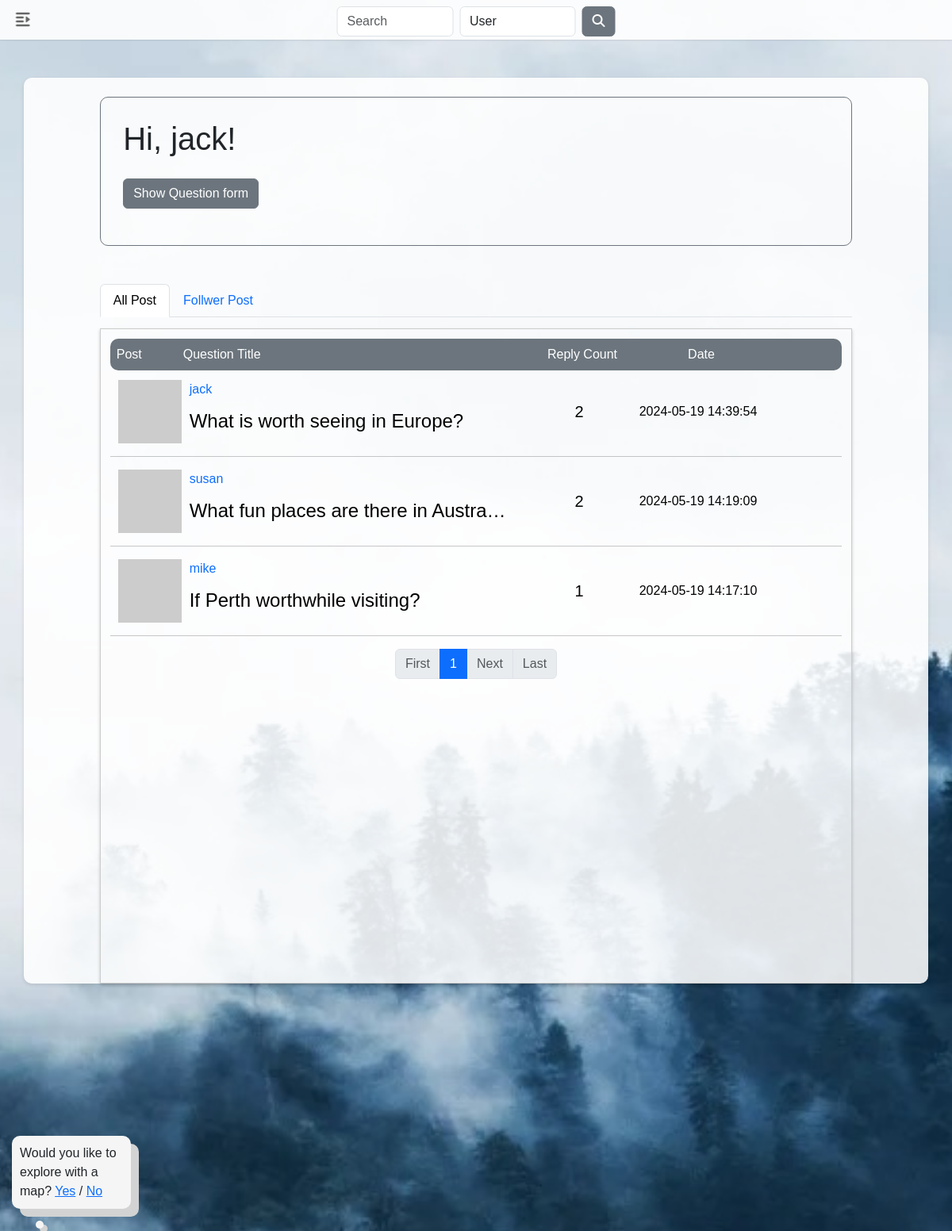
The page /index (signed in) on the database its author committed.
### app/models.py (models this page shows, shortened)
class User(UserMixin, db.Model):
  id: so.Mapped[int] = so.mapped_column(primary_key=True)
  username: so.Mapped[str] = so.mapped_column(sa.String(64), index=True,unique=True)
  email: so.Mapped[str] = so.mapped_column(sa.String(120), index=True, unique=True)
  password_hash: so.Mapped[Optional[str]] = so.mapped_column(sa.String(256))
  avatar_path: so.Mapped[str] = so.mapped_column(sa.String(256), nullable = True)
  notifications: so.WriteOnlyMapped['Notification'] = so.relationship(
        back_populates='user', passive_deletes=True)
  posts: so.WriteOnlyMapped['Post'] = so.relationship("Post",
    back_populates='author', lazy='dynamic', passive_deletes=True,cascade='all, delete-orphan')
  replies: so.Mapped[list['Reply']] = so.relationship("Reply", back_populates="user",lazy='dynamic', cascade='all, delete-orphan', passive_deletes=True)
  about_me: so.Mapped[Optional[str]] = so.mapped_column(sa.String(140))
  last_seen: so.Mapped[Optional[datetime]] = so.mapped_column(
    default=lambda: datetime.now())
  last_message_read_time: so.Mapped[Optional[datetime]]
  following: so.WriteOnlyMapped['User'] = so.relationship(
    secondary=followers, primaryjoin=(followers.c.follower_id == id),
    secondaryjoin=(followers.c.followed_id == id),
    back_populates='followers', passive_deletes=True, cascade='all')
  followers: so.WriteOnlyMapped['User'] = so.relationship(
    secondary=followers, primaryjoin=(followers.c.followed_id == id),
    secondaryjoin=(followers.c.follower_id == id),
    back_populates='following', passive_deletes=True, cascade='all')
  messages_sent: so.WriteOnlyMapped['Message'] = so.relationship( foreign_keys='Message.sender_id', back_populates='author', passive_deletes=True)
  messages_received: so.WriteOnlyMapped['Message'] = so.relationship( foreign_keys='Message.recipient_id', back_populates='recipient', passive_deletes=True)
  def unread_message_count(self):
    last_read_time = self.last_message_read_time or datetime(1900, 1, 1)
    query = sa.select(Message).where(Message.recipient == self, Message.timestamp > last_read_time)
    return db.session.scalar(sa.select(sa.func.count()).select_from(query.subquery()))
  def avatar(self, size):
    if self.avatar_path:
        return url_for('main.uploaded_avatars', filename=self.avatar_path)
    else:
        digest = md5(self.email.lower().encode('utf-8')).hexdigest()
        return f'https://www.gravatar.com/avatar/{digest}?d=identicon&s={size}'
  def following_posts_only(self):
    Author = so.aliased(User)
    Follower = so.aliased(User)
    return (
      sa.select(Post)
      .join(Post.author.of_type(Author))
      .join(Author.followers.of_type(Follower), isouter=True)
      .where(sa.or_(
        Follower.id == self.id,
      ))
      .group_by(Post)
      .order_by(Post.timestamp.desc())
    )

class Post(db.Model):
    id: so.Mapped[int] = so.mapped_column(primary_key=True)
    title: so.Mapped[str] = so.mapped_column(sa.String(140))
    content: so.Mapped[str] = so.mapped_column(sa.Text, nullable=False)
    timestamp: so.Mapped[datetime] = so.mapped_column(
        index=True, default=lambda: datetime.now())
    user_id: so.Mapped[int] = so.mapped_column(sa.ForeignKey(User.id), index=True)
    author: so.Mapped[User] = so.relationship(back_populates='posts')
    replies: so.WriteOnlyMapped['Reply'] = so.relationship('Reply', back_populates='post', cascade='all, delete-orphan')
    def replies_count(self):
        return db.session.query(sa.func.count(Reply.id)).filter(Reply.post_id == self.id).scalar()

### app/routes.py (the view)
@main.route('/index', methods=['GET', 'POST'])
@login_required
def index():
	form = PostForm()
	if form.validate_on_submit():
		post = Post(title=form.title.data, content=form.content.data, author=current_user)
		current_user.timestamp = datetime.now()
		db.session.add(post)
		db.session.commit()
		return redirect(url_for('main.index'))
	search_form = SearchForm()
	page = request.args.get('page', 1, type=int)
	all_post_query = sa.select(Post).order_by(Post.timestamp.desc())
	all_posts = db.paginate(all_post_query, per_page=current_app.config['POSTS_PER_PAGE'], error_out=False)
	follow_posts = db.paginate(current_user.following_posts_only(),
													 per_page=current_app.config['POSTS_PER_PAGE'], error_out=False)
	next_url_all = url_for('main.index', page=all_posts.next_num) \
		if all_posts.has_next else None
	prev_url_all = url_for('main.index', page=all_posts.prev_num) \
		if all_posts.has_prev else None
	next_url_follow = url_for('main.index', page=follow_posts.next_num) \
		if follow_posts.has_next else None
	prev_url_follow = url_for('main.index', page=follow_posts.prev_num) \
		if follow_posts.has_prev else None
	return render_template('index.html', title='Home', form=form,
    all_posts=all_posts, follow_posts=follow_posts,
		next_url_all=next_url_all, prev_url_all=prev_url_all,
		prev_url_follow=prev_url_follow, next_url_follow=next_url_follow,
		search_form=search_form)

### app/templates/index.html (shortened to what this page needs)
{% extends "base.html" %}
{% block styles %}
<link rel="stylesheet" href="{{ url_for('static', filename='index.css') }}">
<link href="https://api.mapbox.com/mapbox-gl-js/v3.3.0/mapbox-gl.css" rel="stylesheet">
{% endblock %}
{% block content %}
<div class="container mt-5 sm-2 md-3 mb-2 index-container">
	<div class="index-page">
		<div class="questionform">
		<h1>Hi, {{ current_user.username }}!</h1>
		<button id="displayPostBtn" style="margin-top:2%; margin-bottom:2%" type="button" onclick="displayPostForm()"
			class="btn btn-secondary" >Show Question form</button>
	</div>
		<ul class="nav nav-tabs" style="cursor:pointer">
			<li class="nav-item" style="color:#2e59a7">
				<a class="nav-link active" aria-current="page" onclick="showTab(event, 'tab1')" >All Post</a>
			</li>
			<li class="nav-item" style="color:#2e59a7">
				<a class="nav-link" onclick="showTab(event, 'tab2')" >Follwer Post</a>
			</li>
		</ul>
		<div class="tabs-container">
			<div id="tab1" class="index-tabcontent" style="display: block;">
				<div class="index-tabcontent-post">
					<div class="index-tabcontent-post-title">
						<div class="index-title-left">
							Post
						</div>
						<div class="index-title-middle">
							<div class="index-post-title">
								Question Title
							</div>
						</div>
						<div class="index-title-right">
							<div class="index-title-count">
								Reply Count
							</div>
							<div class="index-title-date">
								Date
							</div>
						</div>
					</div>
					{% if all_posts.items %}
					{% for post in all_posts %}
					{% include '_post_list.html' %}
					{% endfor %}
					<nav aria-label="Page navigation example">
						<ul class="pagination justify-content-center">
							{% if all_posts.has_prev %}
							<li class="page-item"><a class="page-link" href="{{ url_for('main.index', page=1) }}">First</a></li>
							<li class="page-item"><a class="page-link" href="{{ url_for('main.index', page=all_posts.prev_num) }}">Prev</a>
							</li>
							{% else %}
							<li class="page-item disabled"><span class="page-link">First</span></li>
							{% endif %}
							{% for p in range(all_posts.page - 2, all_posts.page + 3) if p > 0 and p <= all_posts.pages %} <li
								class="page-item {% if p == all_posts.page %}active{% endif %}">
								{% if p == all_posts.page %}
								<span class="page-link">{{ p }}</span>
								{% else %}
								<a class="page-link" href="{{ url_for('main.index', page=p) }}">{{ p }}</a>
								{% endif %}
								</li>
								{% endfor %}
									{% if all_posts.has_next %}
									<li class="page-item"><a class="page-link" href="{{ url_for('main.index', page=all_posts.next_num) }}">Next</a>
									</li>
									<li class="page-item"><a class="page-link" href="{{ url_for('main.index', page=all_posts.pages) }}">Last</a>
									</li>
									{% else %}
									<li class="page-item disabled"><span class="page-link">Next</span></li>
									<li class="page-item disabled"><span class="page-link">Last</span></li>
									{% endif %}
						</ul>
					</nav>
					{% else %}
					{% include 'empty.html' %}
					{% endif %}
				</div>
			</div>
					{% if follow_posts.items %}
					{% for post in follow_posts %}
					{% include '_post_list.html' %}
					{% endfor %}
					<nav aria-label="Page navigation example">
						<ul class="pagination justify-content-center">
							{% if follow_posts.has_prev %}
							<li class="page-item"><a class="page-link" href="{{ url_for('main.index', page=1) }}">First</a></li>
							<li class="page-item"><a class="page-link"
									href="{{ url_for('main.index', page=follow_posts.prev_num) }}">Prev</a>
							</li>
							{% else %}
							<li class="page-item disabled"><span class="page-link">First</span></li>
							{% endif %}
							{% if follow_posts.page > 4 %}
							<li class="page-item"><a class="page-link" href="{{ url_for('main.index', page=1) }}">1</a></li>
							<li class="page-item disabled"><span class="page-link">...</span></li>
							{% endif %}
							{% for p in range(follow_posts.page - 2, follow_posts.page + 3) if p > 0 and p <= follow_posts.pages %}
								<li class="page-item {% if p == follow_posts.page %}active{% endif %}">
								{% if p == follow_posts.page %}
								<span class="page-link">{{ p }}</span>
								{% else %}
								<a class="page-link" href="{{ url_for('main.index', page=p) }}">{{ p }}</a>
								{% endif %}
								</li>
								{% endfor %}
								{% if follow_posts.page < follow_posts.pages - 3 %} <li class="page-item disabled"><span
										class="page-link">...</span></li>
									<li class="page-item"><a class="page-link" href="{{ url_for('main.index', page=follow_posts.pages) }}">{{
											follow_posts.pages }}</a></li>
									{% endif %}
									{% if follow_posts.has_next %}
									<li class="page-item"><a class="page-link"
											href="{{ url_for('main.index', page=follow_posts.next_num) }}">Next</a>
									</li>
									<li class="page-item"><a class="page-link"
											href="{{ url_for('main.index', page=follow_posts.pages) }}">Last</a>
									</li>
									{% else %}
									<li class="page-item disabled"><span class="page-link">Next</span></li>
									<li class="page-item disabled"><span class="page-link">Last</span></li>
									{% endif %}
						</ul>
					</nav>
					{% else %}
					{% include 'empty.html' %}
					{% endif %}
		</div>
	</div>
</div>
<div id="map-container">
</div>
	{% endblock %}

### app/templates/base.html (shortened to what this page needs)
<!DOCTYPE html>
<html lang="en">
	<head>
		{% block styles %}{% endblock %}
		<link rel="stylesheet" href="{{ url_for('static', filename='base.css') }}">
		<link rel="stylesheet" href="https://cdnjs.cloudflare.com/ajax/libs/font-awesome/6.5.2/css/all.min.css">
		<link rel="stylesheet" href="https://cdn.jsdelivr.net/npm/bootstrap@5.3.3/dist/css/bootstrap.min.css">
	</head>
	<body>
		<nav>
			<div class="sidebar">
				<label for="checkbox">
					<i class="fa fa-outdent"></i>
				</label>
								{% set unread_message_count = current_user.unread_message_count() %}
			</div>
			<form class="search-container" action="{{ url_for('main.search_results') }}" method="GET">
				{{ search_form.query(class="form-control me-2", placeholder="Search") }}
				{{ search_form.type(class="form-control me-2") }}
				<button class="btn btn-secondary" id="search-btn" type="submit" title="Search Box">
						<i class="fa fa-search"></i>
				</button>
		</form>
		</nav>
		{% block content %}
		{% endblock %}
	</body>
</html>

### app/templates/_post_list.html (shortened to what this page needs)
{% block styles %}
<link rel="stylesheet" href="https://cdn.jsdelivr.net/npm/bootstrap@5.3.3/dist/css/bootstrap.min.css">
<link rel="stylesheet" href="{{ url_for('static', filename='post_list.css') }}">
{% endblock %}
{% block content %}
<div class="post-list">
  <div class="post-list-left">
    <img style="margin-left:10px; width: 80px;
    height: 80px;" src="{{ post.author.avatar(80) }}" alt="useravatar">
  </div>
  <div class="post-list-middle">
    <div class="post-list-middle-content">
      <div>
        <a class="user_popup" href="{{ url_for('main.user', username=post.author.username) }}">{{
          post.author.username }}</a>
      </div>
      <div class="post-list-title">
        <a class="post-list-title-text" href="{{ url_for('main.post_detail', post_id=post.id) }}">{{
          post.title }}</a>
      </div>
    </div>
  </div>
  <div class="post-list-count">
    {{ post.replies_count() }}
  </div>
  <div class="post-list-date">
    {{ post.timestamp.strftime('%Y-%m-%d %H:%M:%S') }}
  </div>
</div>
<hr>
{% endblock %}

### app/templates/empty.html (shortened to what this page needs)
<link rel="stylesheet" href="{{ url_for('static', filename='empty_page.css') }}">

### rows shown on the page
User: username "jack"
Post: author.username "jack", title "What is worth seeing in Europe?", replies_count "2", timestamp "2024-05-19 14:39:54"
Post: author.username "susan", title "What fun places are there in Austra…", replies_count "2", timestamp "2024-05-19 14:19:09"
Post: author.username "mike", title "If Perth worthwhile visiting?", replies_count "1", timestamp "2024-05-19 14:17:10"

### other values the page prints
{{ p }} "1"
